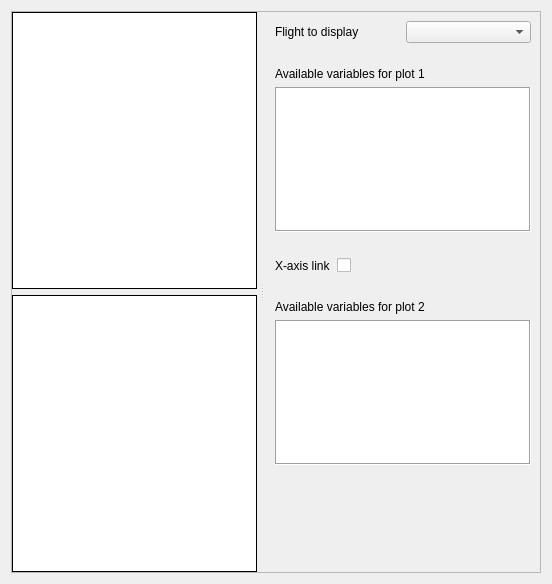
      <widget class="QWidget" name="oneDplotter_tab">
       <attribute name="title">
        <string>Time Series</string>
       </attribute>
       <layout class="QHBoxLayout" name="horizontalLayout_3">
        <item>
         <widget class="QSplitter" name="splitter_1D">
          <property name="frameShape">
           <enum>QFrame::StyledPanel</enum>
          </property>
          <property name="orientation">
           <enum>Qt::Horizontal</enum>
          </property>
          <property name="handleWidth">
           <number>9</number>
          </property>
          <property name="childrenCollapsible">
           <bool>false</bool>
          </property>
          <widget class="QWidget" name="widget_7" native="true">
           <property name="sizePolicy">
            <sizepolicy hsizetype="Preferred" vsizetype="Preferred">
             <horstretch>1</horstretch>
             <verstretch>0</verstretch>
            </sizepolicy>
           </property>
           <layout class="QVBoxLayout" name="verticalLayout_7">
            <item>
             <widget class="PlotWidget" name="graph1_tab1D">
              <property name="cursor" stdset="0">
               <cursorShape>ArrowCursor</cursorShape>
              </property>
              <property name="mouseTracking">
               <bool>true</bool>
              </property>
              <property name="tabletTracking">
               <bool>true</bool>
              </property>
              <property name="styleSheet">
               <string notr="true"/>
              </property>
              <property name="frameShape">
               <enum>QFrame::Box</enum>
              </property>
              <property name="frameShadow">
               <enum>QFrame::Plain</enum>
              </property>
              <property name="interactive">
               <bool>true</bool>
              </property>
             </widget>
            </item>
            <item>
             <widget class="PlotWidget" name="graph2_tab1D">
              <property name="cursor" stdset="0">
               <cursorShape>ArrowCursor</cursorShape>
              </property>
              <property name="mouseTracking">
               <bool>true</bool>
              </property>
              <property name="tabletTracking">
               <bool>true</bool>
              </property>
              <property name="styleSheet">
               <string notr="true"/>
              </property>
              <property name="frameShape">
               <enum>QFrame::Box</enum>
              </property>
              <property name="frameShadow">
               <enum>QFrame::Plain</enum>
              </property>
              <property name="interactive">
               <bool>true</bool>
              </property>
             </widget>
            </item>
           </layout>
          </widget>
          <widget class="QWidget" name="widget_2" native="true">
           <property name="sizePolicy">
            <sizepolicy hsizetype="Preferred" vsizetype="Preferred">
             <horstretch>0</horstretch>
             <verstretch>0</verstretch>
            </sizepolicy>
           </property>
           <layout class="QVBoxLayout" name="verticalLayout_6" stretch="1,2,1,2,1">
            <item>
             <widget class="QWidget" name="widget_3" native="true">
              <property name="sizePolicy">
               <sizepolicy hsizetype="Preferred" vsizetype="Fixed">
                <horstretch>0</horstretch>
                <verstretch>0</verstretch>
               </sizepolicy>
              </property>
              <layout class="QHBoxLayout" name="horizontalLayout_4">
               <item>
                <widget class="QLabel" name="label_4">
                 <property name="sizePolicy">
                  <sizepolicy hsizetype="Preferred" vsizetype="Fixed">
                   <horstretch>0</horstretch>
                   <verstretch>0</verstretch>
                  </sizepolicy>
                 </property>
                 <property name="text">
                  <string>Flight to display</string>
                 </property>
                </widget>
               </item>
               <item>
                <widget class="QComboBox" name="comboBox_flight_tab1D">
                 <property name="sizePolicy">
                  <sizepolicy hsizetype="Preferred" vsizetype="Fixed">
                   <horstretch>0</horstretch>
                   <verstretch>0</verstretch>
                  </sizepolicy>
                 </property>
                </widget>
               </item>
              </layout>
             </widget>
            </item>
            <item>
             <widget class="QWidget" name="widget_4" native="true">
              <property name="sizePolicy">
               <sizepolicy hsizetype="Preferred" vsizetype="Expanding">
                <horstretch>0</horstretch>
                <verstretch>0</verstretch>
               </sizepolicy>
              </property>
              <layout class="QVBoxLayout" name="verticalLayout_8">
               <item>
                <widget class="QLabel" name="label_5">
                 <property name="sizePolicy">
                  <sizepolicy hsizetype="Preferred" vsizetype="Preferred">
                   <horstretch>0</horstretch>
                   <verstretch>0</verstretch>
                  </sizepolicy>
                 </property>
                 <property name="text">
                  <string>Available variables for plot 1</string>
                 </property>
                </widget>
               </item>
               <item>
                <widget class="QTableWidget" name="tableWidget_variable_plot1">
                 <property name="sizePolicy">
                  <sizepolicy hsizetype="Preferred" vsizetype="Expanding">
                   <horstretch>0</horstretch>
                   <verstretch>0</verstretch>
                  </sizepolicy>
                 </property>
                 <property name="frameShape">
                  <enum>QFrame::Box</enum>
                 </property>
                 <property name="editTriggers">
                  <set>QAbstractItemView::NoEditTriggers</set>
                 </property>
                 <property name="alternatingRowColors">
                  <bool>false</bool>
                 </property>
                </widget>
               </item>
              </layout>
             </widget>
            </item>
            <item>
             <widget class="QWidget" name="widget_6" native="true">
              <property name="sizePolicy">
               <sizepolicy hsizetype="Preferred" vsizetype="Fixed">
                <horstretch>0</horstretch>
                <verstretch>0</verstretch>
               </sizepolicy>
              </property>
              <layout class="QHBoxLayout" name="horizontalLayout_8">
               <item>
                <widget class="QLabel" name="label_7">
                 <property name="sizePolicy">
                  <sizepolicy hsizetype="Minimum" vsizetype="Preferred">
                   <horstretch>0</horstretch>
                   <verstretch>0</verstretch>
                  </sizepolicy>
                 </property>
                 <property name="text">
                  <string>X-axis link</string>
                 </property>
                </widget>
               </item>
               <item>
                <widget class="QCheckBox" name="checkBox_x_axis_link">
                 <property name="text">
                  <string/>
                 </property>
                </widget>
               </item>
               <item>
                <spacer name="horizontalSpacer">
                 <property name="orientation">
                  <enum>Qt::Horizontal</enum>
                 </property>
                 <property name="sizeHint" stdset="0">
                  <size>
                   <width>40</width>
                   <height>20</height>
                  </size>
                 </property>
                </spacer>
               </item>
              </layout>
             </widget>
            </item>
            <item>
             <widget class="QWidget" name="widget_5" native="true">
              <property name="sizePolicy">
               <sizepolicy hsizetype="Preferred" vsizetype="Expanding">
                <horstretch>0</horstretch>
                <verstretch>0</verstretch>
               </sizepolicy>
              </property>
              <layout class="QVBoxLayout" name="verticalLayout_9">
               <item>
                <widget class="QLabel" name="label_6">
                 <property name="sizePolicy">
                  <sizepolicy hsizetype="Preferred" vsizetype="Preferred">
                   <horstretch>0</horstretch>
                   <verstretch>0</verstretch>
                  </sizepolicy>
                 </property>
                 <property name="text">
                  <string>Available variables for plot 2</string>
                 </property>
                </widget>
               </item>
               <item>
                <widget class="QTableWidget" name="tableWidget_variable_plot2">
                 <property name="sizePolicy">
                  <sizepolicy hsizetype="Preferred" vsizetype="Expanding">
                   <horstretch>0</horstretch>
                   <verstretch>0</verstretch>
                  </sizepolicy>
                 </property>
                 <property name="frameShape">
                  <enum>QFrame::Box</enum>
                 </property>
                 <property name="editTriggers">
                  <set>QAbstractItemView::NoEditTriggers</set>
                 </property>
                 <property name="alternatingRowColors">
                  <bool>false</bool>
                 </property>
                </widget>
               </item>
              </layout>
             </widget>
            </item>
            <item>
             <widget class="QWidget" name="widget_8" native="true"/>
            </item>
           </layout>
          </widget>
         </widget>
        </item>
       </layout>
      </widget>
